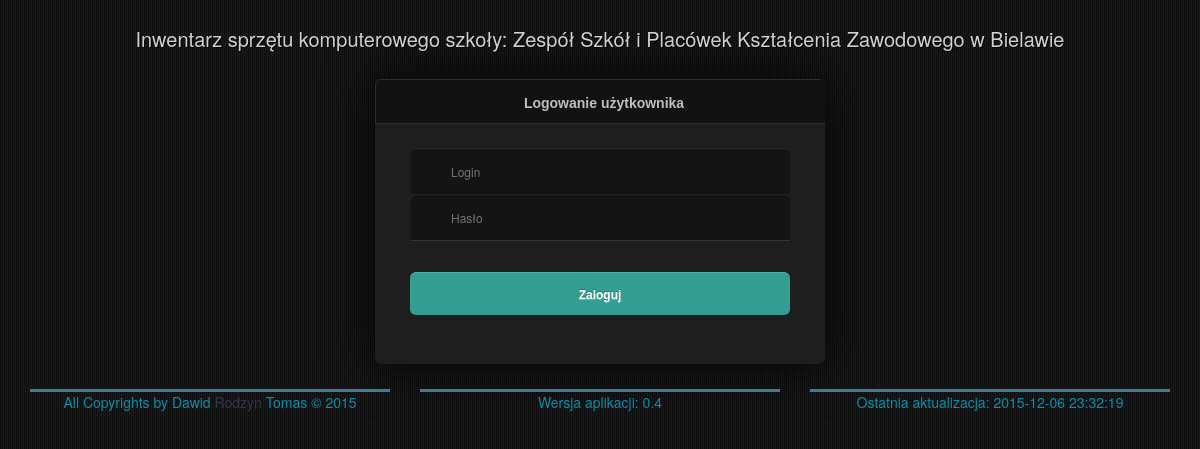
The page / on the database its author committed.
### tables this page shows
CREATE TABLE IF NOT EXISTS `ustawienia` (
  `id` int(255) NOT NULL,
  `nazwa-szkoly` text NOT NULL,
  `wersja-apki` float NOT NULL,
  `data-aktualizacji` datetime NOT NULL
);

### libs/inwentarz-lib.php (the view, shortened to what this page needs)
<?php
class Inwentarz {
    public function nazwaSzkoly() {
        require('dbconnect.php');
        $szkola_nazwa = "SELECT * FROM ustawienia";
        $nazwa = $polaczenie->query($szkola_nazwa);
        while($szkola = $nazwa->fetch_assoc()) {
            echo $szkola["nazwa-szkoly"];
        }
    }
    public function wersjaAplikacji() {
        require('dbconnect.php');
        $wersja_apki = "SELECT * FROM ustawienia";
        $nazwa = $polaczenie->query($wersja_apki);
        while($wersja = $nazwa->fetch_assoc()) {
            echo $wersja["wersja-apki"];
        }
    }
    public function dataAktualizacji() {
        require('dbconnect.php');
        $data_aktualizacji = "SELECT * FROM ustawienia";
        $nazwa = $polaczenie->query($data_aktualizacji);
        while($data = $nazwa->fetch_assoc()) {
            echo $data["data-aktualizacji"];
        }
    }
}
?>

### css/powiadomienia.css (style rules this page uses)
body { font: 12px/20px 'Lucida Grande', Verdana, sans-serif; color: #404040; background: #343137; }

### css/logowanie.css (style rules this page uses)
*::after, *::before { box-sizing: unset !important; }
body { background-image: url('../imgs/bg.png'); }

### rows shown on the page
ustawienia: value "Zespół Szkół i Placówek Kształcenia Zawodowego w Bielawie", value "0.4", value "2015-12-06 23:32:19"
